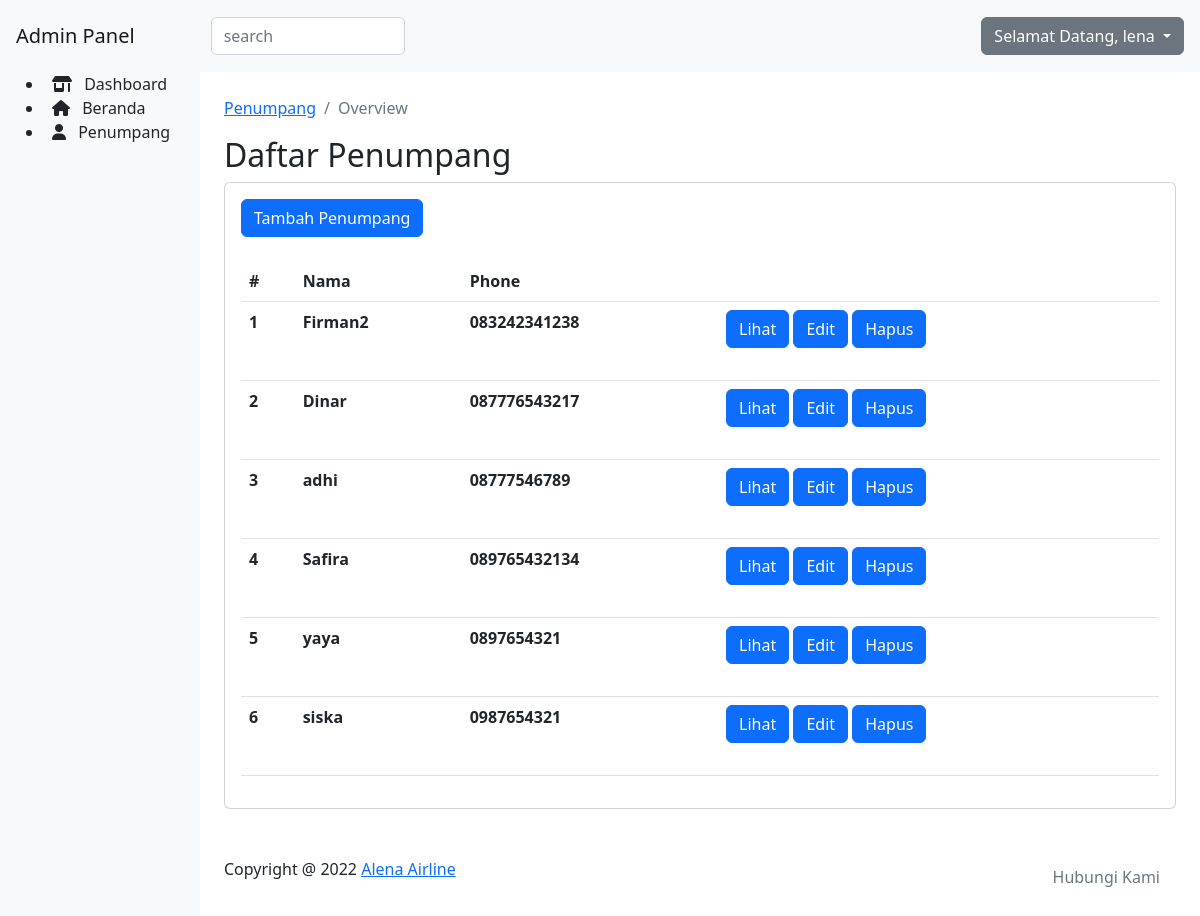
Page /admin/users/penumpang.php (signed in) on the committed database.
### tables this page shows
CREATE TABLE `users` (
  `id` int(11) NOT NULL,
  `name` varchar(30) NOT NULL,
  `phone` varchar(20) NOT NULL
);

### admin/users/penumpang.php (the view, shortened to what this page needs)
<!DOCTYPE html>
<html lang="en">
<head>
    <link rel="stylesheet" href="https://cdn.jsdelivr.net/npm/bootstrap@5.2.0/dist/css/bootstrap.min.css">
    <link rel="stylesheet" href="https://cdnjs.cloudflare.com/ajax/libs/font-awesome/6.1.2/css/all.min.css">
    <link rel="stylesheet" href="https://cdnjs.cloudflare.com/ajax/libs/chartist/0.11.4/chartist.min.css"
 />
</head>
<body>
    <?php
        include '../../connect.php';
        $sql = "SELECT * FROM users";
        $datas = $conn->query($sql);
    ?>
    <nav class="navbar navbar-light bg-light p-3">
        <div class="d-flex col-12 col-md-3 col-lg-2 mb-2 mb-lg-0 flex-wrap flex-md-no-wrap justify-content-between">
            <a class="navbar-brand" href="#"> Admin Panel</a>
        </div>
        <div class="col-12 col-md-4 col-lg-2">
            <input class="form-control form-control-dark" type="text" placeholder="search" aria-label="search">
        </div>
        <div class="col-12 col-md-5 col-lg-8 d-flex align-items-center justify-content-md-end mt-3 mt-md-0">
            <div class="dropdown">
                <a class="btn btn-secondary dropdown-toggle" href="#" role="button" data-bs-toggle="dropdown" aria-expandede="false">
                    Selamat Datang, <?php echo($_SESSION['username']) ?>
                </a>
            </div>
        </div>
    </nav>
    <div class="container-fluid">
        <div class="row">
            <nav id="sidebar" class="col-md-3 col-lg-2 d-md-block bg-light sidebar collapse">
                <div class="position-sticky">
                    <ul clasas="nav flex-column">
                        <li class="nav-item">
                            <a class="nav-link active" aria-current="page" href="../../index.php">
                                <i class="fa-solid fa-shop px-2"></i>
                                <span>Dashboard</span>
                            </a>
                        </li>
                        <li class="nav-item">
                            <a class="nav-link active" aria-current="page" href="/studi_kasus/admin/dashboard.php">
                                <i class="fa-solid fa-home px-2"></i>
                                <span>Beranda</span>
                            </a>
                        </li>
                        <li class="nav-item">
                            <a class="nav-link" aria-current="page" href="/studi_kasus/admin/users/penumpang.php">
                                <i class="fa-solid fa-user px-2"></i>
                                <span>Penumpang</span>
                            </a>
                        </li>
                    </ul>
                </div>
            </nav>
            <main class="col-md-9 ms-sm-auto col-lg-10 px-md-4 py-4">
                    <nav aria-label="breadcrumb">
                        <ol class="breadcrumb">
                            <li class="breadcrumb-item"><a href="#">Penumpang</a></li>
                            <li class="breadcrumb-item active" aria-current="page">Overview</li>
                        </ol>
                    </nav>
                    <h1 class="h2">Daftar Penumpang</h1>
                    <div class="card">
                        <div class="card-body">
                            <a href="create.php" class="btn btn-block btn-primary mb-4" style="color : white;"> Tambah Penumpang</a>
                            <div class="table-responsive">
                                <table class="table">
                                    <thead>
                                        <tr>
                                            <th scope="col">#</th>
                                            <th scope="col">Nama</th>
                                            <th scope="col">Phone</th>
                                            <th scope="col"></th>
                                        </tr>
                                    </thead>
                                    <tbody>
                                        <?php
                                            foreach($datas as $key => $data){
                                                echo '
                                                <tr>
                                                    <th>'.($key+1).'</th>
                                                    <th>'.$data['name'].'</th>
                                                    <th>'.$data['phone'].'</th>
                                                    <th>
                                                    <a href="show.php?id='.$data['id'].'" class="btn btn-block btn-primary mb-4" style="color : white;">Lihat</a>
                                                    <a href="edit.php?id='.$data['id'].'" class="btn btn-block btn-primary mb-4" style="color : white;">Edit</a>
                                                    <a onclick="return confirm(`Apakah Anda Yakin?`)"
                                                    href="delete.php?id='.$data['id'].'" class="btn btn-block btn-primary mb-4" style="color : white;">Hapus</a>
                                                    </th>
                                                </tr>
                                                ';
                                            }
                                        ?>
                                    </tbody>
                                </table>
                            </div>
                        </div>
                    </div>
                    <footer class="pt-5 d-flex justify-content-between">
                        <span>Copyright @ 2022 <a href="../../index.php">Alena Airline</a></span>
                        <ul class="nav m-0">
                            <li class="nav-item">
                                <a  class="nav-link text-secondary" href="#">Hubungi Kami</a>
                            </li>
                        </ul>
                    </footer>
            </main>
        </div>
    </div>
</body>
</html>

### rows in the picture
users: name "Firman2", phone "083242341238"
users: name "Dinar", phone "087776543217"
users: name "adhi", phone "08777546789"
users: name "Safira", phone "089765432134"
users: name "yaya", phone "0897654321"
users: name "siska", phone "0987654321"

### other values in the picture
$_SESSION['username'] "lena"
